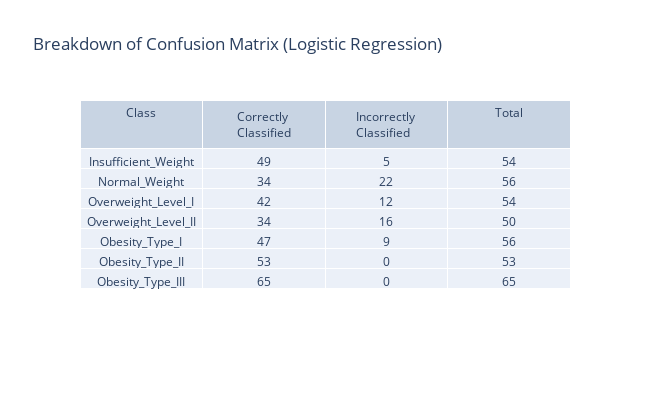

Notebook code for this chart:
### Markdown cell above
#### Evaluation

### Code cell
ypred = logistic_regression.predict(X_test)

cv_score = np.array(cross_val_score(logistic_regression, X_train,y_train, cv=10)).mean()
cf_matrix = confusion_matrix(y_test,ypred)
metrics = precision_recall_fscore_support(y_test,ypred,average="weighted")
precision,recall,f1=metrics[0],metrics[1],metrics[2]
accuracy = accuracy_score(y_test,ypred)
print(f"Cross Validation Score: {cv_score}\nPrecision Score: {precision}\nRecall Score: {recall}\nF1 score: {f1}\nAccuracy: {accuracy}")

df_cm = pd.DataFrame(cf_matrix, labels, labels)
print("\nConfusion Matrix\n-----------------")
sns.heatmap(df_cm, annot=True, annot_kws={"size": 14},cmap = 'coolwarm',) # font size
plt.title("Confusion Matrix (Logistic Regression)",loc='left', fontweight='bold',  style='italic')
plt.savefig('Graphs/Confusion Matrix (Logistic Regression).png', bbox_inches='tight')
plt.show()

interpret_confusion_matrix(cf_matrix, "Breakdown of Confusion Matrix (Logistic Regression)", labels)

### Figure 1 — Plotly figure (JSON) as saved in the notebook; plotly's stock layout.template omitted (floating-point values rounded to 4 significant figures)
{"data": [{"cells": {"values": [["Insufficient_Weight", "Normal_Weight", "Overweight_Level_I", "Overweight_Level_II", "Obesity_Type_I", "Obesity_Type_II", "Obesity_Type_III"], [49, 34, 42, 34, 47, 53, 65], [5, 22, 12, 16, 9, 0, 0], [54, 56, 54, 50, 56, 53, 65]]}, "columnwidth": 5, "header": {"values": ["Class", "Correctly Classified", "Incorrectly Classified", "Total"]}, "type": "table"}], "layout": {"height": 400, "title": {"text": "Breakdown of Confusion Matrix (Logistic Regression)"}, "width": 650}}
